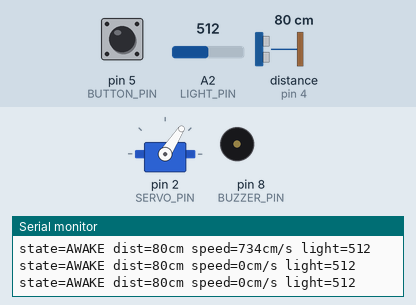
This sketch was run on a simulated Arduino Uno, built with avr-gcc and run on an emulated ATmega328P. On the bench: servo, buzzer (waves = sounding), the last lines printed to the serial monitor. Wiring (inferred from the names in the program): ultrasonic range finder: trigger pin 3; echo pin 4. Inputs (shaded band) come from the test bench; at power-on: distance to the obstacle (sensor on pin 4) 80 cm, pin 5 (BUTTON_PIN) HIGH, A2 (LIGHT_PIN) = 512. The echo pulse lasts 58.3 µs per cm.

Above: at 1.56 s.
1.8 s: distance to the obstacle (sensor on pin 4) set to 70 cm
4.8 s: distance to the obstacle (sensor on pin 4) set to 63 cm
7.8 s: pin 5 (BUTTON_PIN) pulled LOW for 0.15 s
At 8.3 s:
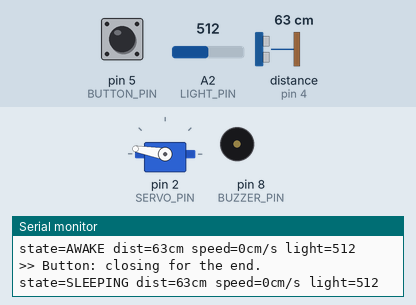
10.8 s: pin 5 (BUTTON_PIN) pulled LOW for 1 s
At 16.0 s:
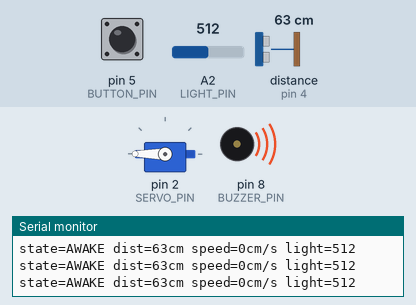
17.8 s: pin 5 (BUTTON_PIN) pulled LOW for 0.15 s
At 18.8 s:
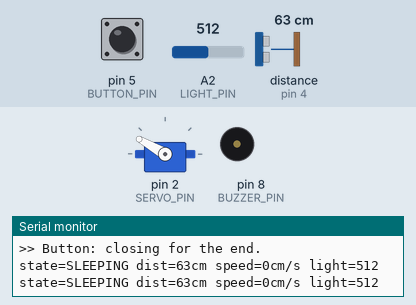
Timing chart, 0 to 22.0 s (numbered marks = the images above; inputs shaded):
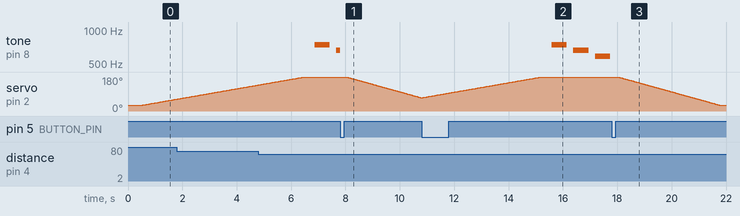

Measured:
- after the input at 7.8 s, servo on pin 2 (SERVO_PIN): moves from 180° to 70° over 2.7 s, starting after 0.25 s
- after the input at 10.8 s, tone on pin 8 (BUZZER_PIN): plays 740 Hz for 0.56 s, 660 Hz for 0.56 s, 588 Hz for 0.56 s, starting after 4.8 s
- after the input at 17.8 s, tone on pin 8 (BUZZER_PIN): stops changing and stays silent; servo on pin 2 (SERVO_PIN): moves from 180° to 30° over 3.7 s, starting after 0.25 s

The sketch:

shy_flower.ino
```cpp
// Shy Flower
// Opens and plays Pachelbel's Canon when it's calm. Closes if someone approaches
// too fast. Stays closed >= 5 s. Reopens when the person has backed off,
// or if there's lots of light.
// Button on pin 5 = "the end": melody stops, flower slowly closes and sleeps.
// Press again to wake it up.

#include <Servo.h>

// ---------------- Pins ----------------
const int SERVO_PIN  = 2;
const int BUZZER_PIN = 8;
const int LIGHT_PIN  = A2;
const int TRIG_PIN   = 3;
const int ECHO_PIN   = 4;
const int BUTTON_PIN = 5;   // wired to GND when pressed (INPUT_PULLUP)

// ---------------- Tuning ----------------
// Servo
const int CLOSED_POS = 30;
const int OPEN_POS   = 190;
const int OPEN_STEP_MS  = 40;   // ms per degree while opening (bigger = slower)
const int CLOSE_STEP_MS = 25;   // ms per degree while closing

// Shyness
const unsigned long MIN_CLOSED_MS = 5000;  // stay closed at least this long
const float FAST_APPROACH_CM_S = 50.0;     // approaching faster than this = scary
const float SCARE_RANGE_CM     = 150.0;    // only react to things within this range
const float SAFE_DISTANCE_CM   = 60.0;     // backed away at least this far = ok to reopen
const float CALM_SPEED_CM_S    = 30.0;     // must be moving slower than this to reopen

// Light (ESP32 ADC is 0-4095). Flip the comparison in isBright() if your
// photoresistor reads LOWER when it's bright.
const int LIGHT_THRESHOLD = 100;

// Ultrasonic
const unsigned long ECHO_TIMEOUT_US = 25000;
const float MAX_CM = 300.0;
const unsigned long DIST_INTERVAL_MS = 100;  // read distance every 100 ms

// Melody
const int tempo = 150;
const int octaveMultiplier = 2;     // 1 = original pitch, 2 = up one octave
const float articulation = 0.7;     // fraction of each note actually sounded
const bool LOOP_MELODY = true;      // replay after a pause
const unsigned long LOOP_PAUSE_MS = 3000;

// ---------------- Notes (only the ones this song uses) ----------------
#define NOTE_D3  147
#define NOTE_E3  165
#define NOTE_FS3 185
#define NOTE_G3  196
#define NOTE_A3  220
#define NOTE_B3  247
#define NOTE_CS4 277
#define NOTE_D4  294
#define NOTE_E4  330
#define NOTE_FS4 370
#define NOTE_G4  392
#define NOTE_A4  440

int melody[] = {
  // Cannon in D - Pachelbel
  NOTE_FS4,2, NOTE_E4,2,
  NOTE_D4,2, NOTE_CS4,2,
  NOTE_B3,2, NOTE_A3,2,
  NOTE_B3,2, NOTE_CS4,2,
  NOTE_FS4,2, NOTE_E4,2,
  NOTE_D4,2, NOTE_CS4,2,
  NOTE_B3,2, NOTE_A3,2,
  NOTE_B3,2, NOTE_CS4,2,
  NOTE_D4,2, NOTE_CS4,2,
  NOTE_B3,2, NOTE_A3,2,
  NOTE_G3,2, NOTE_FS3,2,
  NOTE_G3,2, NOTE_A3,2,

  NOTE_D4,4, NOTE_FS4,8, NOTE_G4,8, NOTE_A4,4, NOTE_FS4,8, NOTE_G4,8,
  NOTE_A4,4, NOTE_B3,8, NOTE_CS4,8, NOTE_D4,8, NOTE_E4,8, NOTE_FS4,8, NOTE_G4,8,
  NOTE_FS4,4, NOTE_D4,8, NOTE_E4,8, NOTE_FS4,4, NOTE_FS3,8, NOTE_G3,8,
  NOTE_A3,8, NOTE_G3,8, NOTE_FS3,8, NOTE_G3,8, NOTE_A3,2,
  NOTE_G3,4, NOTE_B3,8, NOTE_A3,8, NOTE_G3,4, NOTE_FS3,8, NOTE_E3,8,
  NOTE_FS3,4, NOTE_D3,8, NOTE_E3,8, NOTE_FS3,8, NOTE_G3,8, NOTE_A3,8, NOTE_B3,8,

  NOTE_G3,4, NOTE_B3,8, NOTE_A3,8, NOTE_B3,4, NOTE_CS4,8, NOTE_D4,8,
  NOTE_A3,8, NOTE_B3,8, NOTE_CS4,8, NOTE_D4,8, NOTE_E4,8, NOTE_FS4,8, NOTE_G4,8, NOTE_A4,2,
  NOTE_A4,4, NOTE_FS4,8, NOTE_G4,8, NOTE_A4,4,
  NOTE_FS4,8, NOTE_G4,8, NOTE_A4,8, NOTE_A3,8, NOTE_B3,8, NOTE_CS4,8,
  NOTE_D4,8, NOTE_E4,8, NOTE_FS4,8, NOTE_G4,8, NOTE_FS4,4, NOTE_D4,8, NOTE_E4,8,
  NOTE_FS4,8, NOTE_CS4,8, NOTE_A3,8, NOTE_A3,8,

  NOTE_CS4,4, NOTE_B3,4, NOTE_D4,8, NOTE_CS4,8, NOTE_B3,4,
  NOTE_A3,8, NOTE_G3,8, NOTE_A3,4, NOTE_D3,8, NOTE_E3,8, NOTE_FS3,8, NOTE_G3,8,
  NOTE_A3,8, NOTE_B3,4, NOTE_G3,4, NOTE_B3,8, NOTE_A3,8, NOTE_B3,4,
  NOTE_CS4,8, NOTE_D4,8, NOTE_A3,8, NOTE_B3,8, NOTE_CS4,8, NOTE_D4,8, NOTE_E4,8,
  NOTE_FS4,8, NOTE_G4,8, NOTE_A4,2,
};

const int notes = sizeof(melody) / sizeof(melody[0]) / 2;
const int wholenote = (60000 * 4) / tempo;

// ---------------- State ----------------
enum State { AWAKE, HIDING, SLEEPING };
State state = AWAKE;

Servo flower;
int servoPos = CLOSED_POS;
int servoTarget = CLOSED_POS;
unsigned long lastServoStep = 0;

// melody playback
bool melodyPlaying = false;
bool noteSounding = false;
int melodyIdx = 0;
unsigned long noteStart = 0;
unsigned long noteDur = 0;
unsigned long nextMelodyAt = 0;

// distance
float distHist[4] = {MAX_CM, MAX_CM, MAX_CM, MAX_CM};  // newest at [3]
float distNow = MAX_CM;
float approachSpeed = 0;  // cm/s, positive = getting closer
unsigned long lastDistRead = 0;

// hiding
unsigned long closedAt = 0;  // 0 = not fully closed yet

// button
bool lastButtonState = HIGH;
unsigned long lastButtonChange = 0;

unsigned long lastPrint = 0;

// ---------------- Servo (non-blocking, slow) ----------------
void updateServo() {
  if (servoPos == servoTarget) return;
  int stepMs = (servoTarget < servoPos) ? CLOSE_STEP_MS : OPEN_STEP_MS;
  if (millis() - lastServoStep >= (unsigned long)stepMs) {
    lastServoStep = millis();
    servoPos += (servoTarget > servoPos) ? 1 : -1;
    flower.write(servoPos);
  }
}

// ---------------- Melody (non-blocking) ----------------
void playCurrentNote() {
  int divider = melody[melodyIdx + 1];
  noteDur = wholenote / abs(divider);
  if (divider < 0) noteDur = noteDur * 3 / 2;  // dotted
  tone(BUZZER_PIN, melody[melodyIdx] * octaveMultiplier);
  noteSounding = true;
  noteStart = millis();
}

void startMelody() {
  melodyIdx = 0;
  melodyPlaying = true;
  playCurrentNote();
}

void stopMelody() {
  melodyPlaying = false;
  noteSounding = false;
  noTone(BUZZER_PIN);
}

void updateMelody() {
  if (!melodyPlaying) return;
  unsigned long elapsed = millis() - noteStart;

  if (noteSounding && elapsed >= noteDur * articulation) {
    noTone(BUZZER_PIN);
    noteSounding = false;
  }
  if (elapsed >= noteDur) {
    melodyIdx += 2;
    if (melodyIdx >= notes * 2) {
      stopMelody();
      nextMelodyAt = LOOP_MELODY ? millis() + LOOP_PAUSE_MS : 0xFFFFFFFF;
      return;
    }
    playCurrentNote();
  }
}

// ---------------- Distance ----------------
float readDistanceCm() {
  digitalWrite(TRIG_PIN, LOW);
  delayMicroseconds(2);
  digitalWrite(TRIG_PIN, HIGH);
  delayMicroseconds(10);
  digitalWrite(TRIG_PIN, LOW);
  unsigned long duration = pulseIn(ECHO_PIN, HIGH, ECHO_TIMEOUT_US);
  if (duration == 0) return MAX_CM;  // no echo = nobody close
  float cm = duration * 0.0343 / 2.0;
  return (cm > MAX_CM) ? MAX_CM : cm;
}

void updateSensors() {
  if (millis() - lastDistRead >= DIST_INTERVAL_MS) {
    lastDistRead = millis();
    for (int i = 0; i < 3; i++) distHist[i] = distHist[i + 1];
    distHist[3] = readDistanceCm();
    distNow = distHist[3];
    // compare against reading 300 ms ago
    approachSpeed = (distHist[0] - distHist[3]) / 0.3;
  }
}

bool isBright() { return analogRead(LIGHT_PIN) > LIGHT_THRESHOLD; }  // flip to < if reversed

bool isScary() {
  // ignore dropouts (300 = no echo) so they can't fake a fast approach
  return distNow < SCARE_RANGE_CM && distHist[0] < MAX_CM && approachSpeed > FAST_APPROACH_CM_S;
}

// someone far enough away (backed off), and not moving around quickly
bool personBackedOff() {
  return distNow >= SAFE_DISTANCE_CM && fabs(approachSpeed) < CALM_SPEED_CM_S;
}

// ---------------- State changes ----------------
void goHide() {
  stopMelody();
  servoTarget = CLOSED_POS;
  closedAt = (servoPos == CLOSED_POS) ? millis() : 0;
  state = HIDING;
  Serial.println(">> Scared! Hiding.");
}

void goWake() {
  servoTarget = OPEN_POS;
  nextMelodyAt = 0;
  state = AWAKE;
  Serial.println(">> Coming out.");
}

void goSleep() {
  stopMelody();
  servoTarget = CLOSED_POS;
  state = SLEEPING;
  Serial.println(">> Button: closing for the end.");
}

// ---------------- Button ----------------
bool buttonPressed() {
  bool reading = digitalRead(BUTTON_PIN);
  bool pressed = false;
  if (reading != lastButtonState && millis() - lastButtonChange > 50) {
    lastButtonChange = millis();
    lastButtonState = reading;
    if (reading == LOW) pressed = true;
  }
  return pressed;
}

// ---------------- Arduino ----------------
void setup() {
  Serial.begin(9600);
  pinMode(TRIG_PIN, OUTPUT);
  pinMode(ECHO_PIN, INPUT);
  pinMode(BUTTON_PIN, INPUT_PULLUP);
  pinMode(BUZZER_PIN, OUTPUT);
  digitalWrite(TRIG_PIN, LOW);

  flower.attach(SERVO_PIN);
  flower.write(CLOSED_POS);
  servoPos = CLOSED_POS;
  delay(500);

  goWake();  // start open if nobody's around
}

void loop() {
  updateSensors();
  updateServo();
  updateMelody();

  // Button: toggles between "the end" and waking back up
  if (buttonPressed()) {
    if (state == SLEEPING) {
      goWake();
    } else {
      goSleep();
    }
  }

  switch (state) {
    case AWAKE:
      if (isScary()) {
        goHide();
        break;
      }
      // start melody once fully open
      if (!melodyPlaying && servoPos == OPEN_POS && millis() >= nextMelodyAt) {
        startMelody();
      }
      break;

    case HIDING:
      // start the 5 s timer once fully closed; restart it if scared again
      if (servoPos == CLOSED_POS && closedAt == 0) closedAt = millis();
      if (isScary() && servoPos == CLOSED_POS) closedAt = millis();

      if (closedAt != 0 && millis() - closedAt >= MIN_CLOSED_MS) {
        if (isBright() || personBackedOff()) goWake();
      }
      break;

    case SLEEPING:
      // closed and done; waiting for button
      break;
  }

  // debug output twice a second
  if (millis() - lastPrint > 500) {
    lastPrint = millis();
    Serial.print("state=");
    Serial.print(state == AWAKE ? "AWAKE" : state == HIDING ? "HIDING" : "SLEEPING");
    Serial.print(" dist=");
    Serial.print(distNow, 0);
    Serial.print("cm speed=");
    Serial.print(approachSpeed, 0);
    Serial.print("cm/s light=");
    Serial.println(analogRead(LIGHT_PIN));
  }
}
```
